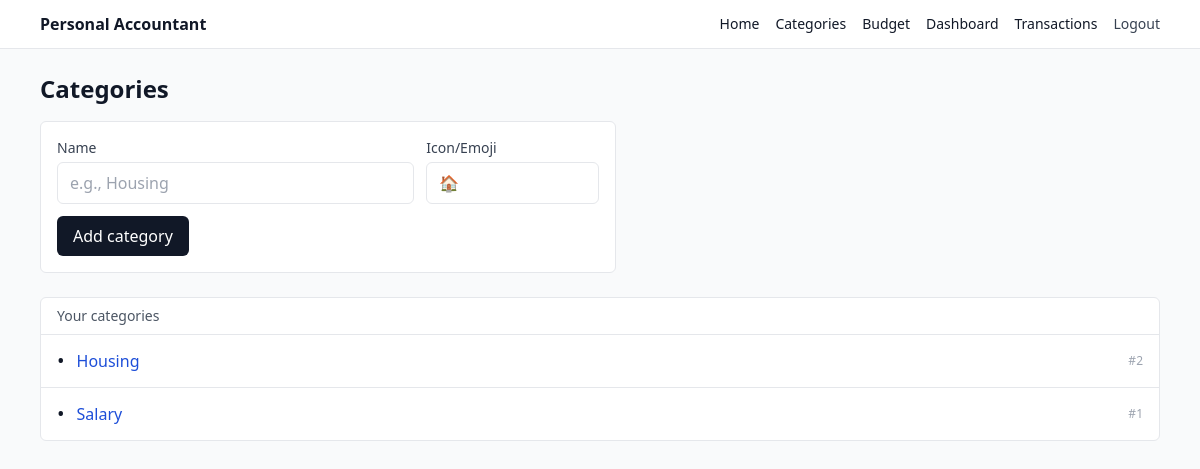
/categories (signed in), run on the app's committed database.
### app/models.py (models this page shows)
class Category(SQLModel, table=True):
    __table_args__ = (
        UniqueConstraint("user_id", "name", name="uq_category_user_name"),
    )
    id: int | None = Field(default=None, primary_key=True)
    user_id: int = Field(foreign_key="user.id", index=True)
    name: str
    icon: str | None = None  # emoji or icon key
    created_at: datetime = Field(default_factory=datetime.utcnow)

### app/routes/categories.py (the view)
@router.get("/categories", response_class=HTMLResponse)
def categories_page(
    request: Request,
    db: Session = Depends(get_session),
    uid: int | None = Depends(current_user_id),
):
    if not uid:
        return _redirect_login()
    categories = _categories_for_user(db, uid)
    return templates.TemplateResponse(
        "categories.html",
        {"request": request, "title": "Categories", "user_id": uid, "categories": categories, "error": None},
    )

### templates/categories.html (shortened to what this page needs)
{% extends "_base.html" %}
{% block content %}
  <div class="flex items-center justify-between mb-4">
    <h1 class="text-2xl font-semibold">Categories</h1>
  </div>
  <form method="post" action="/categories" class="mb-6 grid gap-3 max-w-xl rounded-md border bg-white p-4">
    <div class="grid grid-cols-1 sm:grid-cols-3 gap-3">
      <div class="sm:col-span-2">
        <label class="block text-sm text-gray-700">Name</label>
        <input name="name" required class="mt-1 w-full rounded-md border px-3 py-2" placeholder="e.g., Housing" />
      </div>
      <div>
        <label class="block text-sm text-gray-700">Icon/Emoji</label>
        <input name="icon" class="mt-1 w-full rounded-md border px-3 py-2" placeholder="🏠" />
      </div>
    </div>
    <button class="justify-self-start rounded-md bg-gray-900 px-4 py-2 text-white hover:bg-black">
      Add category
    </button>
  </form>
  <div class="rounded-md border bg-white">
    <div class="border-b px-4 py-2 text-sm text-gray-600">Your categories</div>
    {% if categories|length == 0 %}
      <div class="px-4 py-4 text-sm text-gray-600">No categories yet.</div>
    {% else %}
      <ul class="divide-y">
        {% for c in categories %}
          <li class="px-4 py-3 flex items-center justify-between">
            <div class="flex items-center gap-3">
              <span class="text-xl">{{ c.icon or "•" }}</span>
              <a class="font-medium text-blue-700 hover:underline" href="/categories/{{ c.id }}">
                {{ c.name }}
              </a>
            </div>
            <span class="text-xs text-gray-400">#{{ c.id }}</span>
          </li>
        {% endfor %}
      </ul>
    {% endif %}
  </div>
{% endblock %}

### data on the page
Category: icon "•", name "Housing", id "2"
Category: icon "•", name "Salary", id "1"
